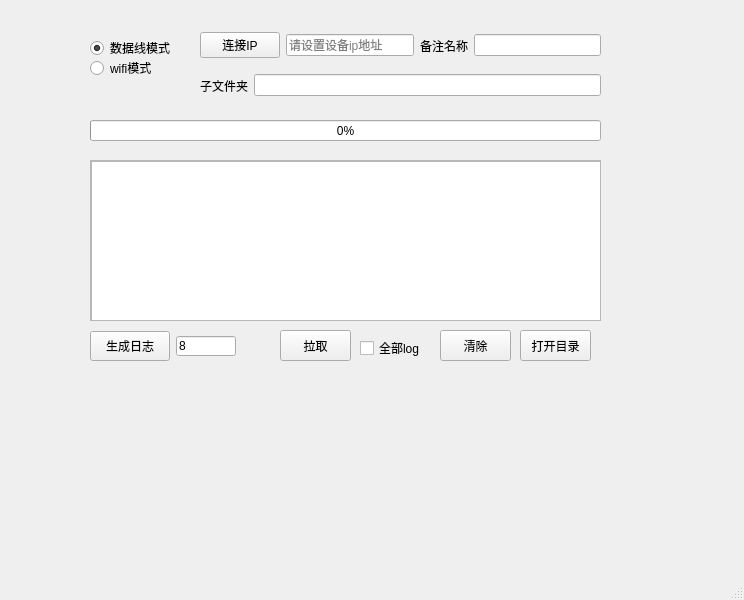
<?xml version="1.0" encoding="UTF-8"?>
<ui version="4.0">
 <class>MainWindow</class>
 <widget class="QMainWindow" name="MainWindow">
  <property name="enabled">
   <bool>true</bool>
  </property>
  <property name="geometry">
   <rect>
    <x>0</x>
    <y>0</y>
    <width>744</width>
    <height>600</height>
   </rect>
  </property>
  <property name="windowTitle">
   <string>i l ccg fev</string>
  </property>
  <property name="toolTip">
   <string comment="dsd" extracomment="sdd"/>
  </property>
  <widget class="QWidget" name="centralwidget">
   <widget class="QPushButton" name="start">
    <property name="geometry">
     <rect>
      <x>280</x>
      <y>330</y>
      <width>71</width>
      <height>31</height>
     </rect>
    </property>
    <property name="mouseTracking">
     <bool>false</bool>
    </property>
    <property name="toolTip">
     <string>连接上设备之后，点击拉取日志</string>
    </property>
    <property name="text">
     <string>拉取</string>
    </property>
   </widget>
   <widget class="QProgressBar" name="progress">
    <property name="geometry">
     <rect>
      <x>90</x>
      <y>120</y>
      <width>511</width>
      <height>21</height>
     </rect>
    </property>
    <property name="value">
     <number>0</number>
    </property>
   </widget>
   <widget class="QRadioButton" name="line">
    <property name="geometry">
     <rect>
      <x>90</x>
      <y>40</y>
      <width>89</width>
      <height>16</height>
     </rect>
    </property>
    <property name="acceptDrops">
     <bool>false</bool>
    </property>
    <property name="text">
     <string>数据线模式</string>
    </property>
    <property name="checked">
     <bool>true</bool>
    </property>
   </widget>
   <widget class="QRadioButton" name="wifi">
    <property name="geometry">
     <rect>
      <x>90</x>
      <y>60</y>
      <width>89</width>
      <height>16</height>
     </rect>
    </property>
    <property name="text">
     <string>wifi模式</string>
    </property>
   </widget>
   <widget class="QWidget" name="horizontalLayoutWidget">
    <property name="geometry">
     <rect>
      <x>200</x>
      <y>30</y>
      <width>401</width>
      <height>31</height>
     </rect>
    </property>
    <layout class="QHBoxLayout" name="horizontalLayout">
     <item>
      <widget class="QPushButton" name="connectIp">
       <property name="toolTip">
        <string>点击连接对应的设备</string>
       </property>
       <property name="text">
        <string>连接IP</string>
       </property>
      </widget>
     </item>
     <item>
      <widget class="QLineEdit" name="aip">
       <property name="placeholderText">
        <string>请设置设备ip地址</string>
       </property>
      </widget>
     </item>
     <item>
      <widget class="QLabel" name="label_2">
       <property name="text">
        <string>备注名称</string>
       </property>
      </widget>
     </item>
     <item>
      <widget class="QLineEdit" name="addname">
       <property name="toolTip">
        <string>设置备注名，上一个生成的日志拉取之后会拼接备注名</string>
       </property>
      </widget>
     </item>
    </layout>
   </widget>
   <widget class="QWidget" name="horizontalLayoutWidget_2">
    <property name="geometry">
     <rect>
      <x>200</x>
      <y>70</y>
      <width>401</width>
      <height>31</height>
     </rect>
    </property>
    <layout class="QHBoxLayout" name="horizontalLayout_2">
     <item>
      <widget class="QLabel" name="label_3">
       <property name="text">
        <string>子文件夹</string>
       </property>
      </widget>
     </item>
     <item>
      <widget class="QLineEdit" name="child_dir">
       <property name="toolTip">
        <string>设置子文件夹的名称</string>
       </property>
      </widget>
     </item>
    </layout>
   </widget>
   <widget class="QScrollArea" name="scrollArea">
    <property name="geometry">
     <rect>
      <x>90</x>
      <y>160</y>
      <width>511</width>
      <height>161</height>
     </rect>
    </property>
    <property name="widgetResizable">
     <bool>true</bool>
    </property>
    <widget class="QWidget" name="scrollAreaWidgetContents">
     <property name="geometry">
      <rect>
       <x>0</x>
       <y>0</y>
       <width>509</width>
       <height>159</height>
      </rect>
     </property>
     <widget class="QTextBrowser" name="log_text">
      <property name="geometry">
       <rect>
        <x>0</x>
        <y>0</y>
        <width>511</width>
        <height>161</height>
       </rect>
      </property>
     </widget>
    </widget>
   </widget>
   <widget class="QWidget" name="horizontalLayoutWidget_3">
    <property name="geometry">
     <rect>
      <x>90</x>
      <y>330</y>
      <width>148</width>
      <height>32</height>
     </rect>
    </property>
    <layout class="QHBoxLayout" name="horizontalLayout_3">
     <property name="sizeConstraint">
      <enum>QLayout::SetDefaultConstraint</enum>
     </property>
     <item>
      <widget class="QPushButton" name="make_log">
       <property name="sizePolicy">
        <sizepolicy hsizetype="Maximum" vsizetype="Fixed">
         <horstretch>0</horstretch>
         <verstretch>0</verstretch>
        </sizepolicy>
       </property>
       <property name="minimumSize">
        <size>
         <width>60</width>
         <height>30</height>
        </size>
       </property>
       <property name="toolTip">
        <string>连接上设备之后，点击生成日志</string>
       </property>
       <property name="text">
        <string>生成日志</string>
       </property>
      </widget>
     </item>
     <item>
      <widget class="QLineEdit" name="hour">
       <property name="sizePolicy">
        <sizepolicy hsizetype="Minimum" vsizetype="Fixed">
         <horstretch>0</horstretch>
         <verstretch>0</verstretch>
        </sizepolicy>
       </property>
       <property name="minimumSize">
        <size>
         <width>60</width>
         <height>20</height>
        </size>
       </property>
       <property name="maximumSize">
        <size>
         <width>30</width>
         <height>20</height>
        </size>
       </property>
       <property name="toolTip">
        <string>z抓取日志的时间(小时)，不填写默认为8小时</string>
       </property>
       <property name="text">
        <string>8</string>
       </property>
       <property name="placeholderText">
        <string>默认8小时</string>
       </property>
      </widget>
     </item>
    </layout>
   </widget>
   <widget class="QCheckBox" name="all_pull">
    <property name="geometry">
     <rect>
      <x>360</x>
      <y>340</y>
      <width>71</width>
      <height>16</height>
     </rect>
    </property>
    <property name="toolTip">
     <string>勾选则拉取设备端全部日志</string>
    </property>
    <property name="text">
     <string>全部log</string>
    </property>
   </widget>
   <widget class="QPushButton" name="clear_all">
    <property name="geometry">
     <rect>
      <x>440</x>
      <y>330</y>
      <width>71</width>
      <height>31</height>
     </rect>
    </property>
    <property name="toolTip">
     <string>删除设备端全部日志</string>
    </property>
    <property name="text">
     <string>清除</string>
    </property>
   </widget>
   <widget class="QPushButton" name="open_dir">
    <property name="geometry">
     <rect>
      <x>520</x>
      <y>330</y>
      <width>71</width>
      <height>31</height>
     </rect>
    </property>
    <property name="toolTip">
     <string>打开此程序的目录</string>
    </property>
    <property name="text">
     <string>打开目录</string>
    </property>
   </widget>
  </widget>
  <widget class="QMenuBar" name="menubar">
   <property name="geometry">
    <rect>
     <x>0</x>
     <y>0</y>
     <width>744</width>
     <height>23</height>
    </rect>
   </property>
  </widget>
  <widget class="QStatusBar" name="statusbar"/>
 </widget>
 <resources/>
 <connections/>
</ui>
